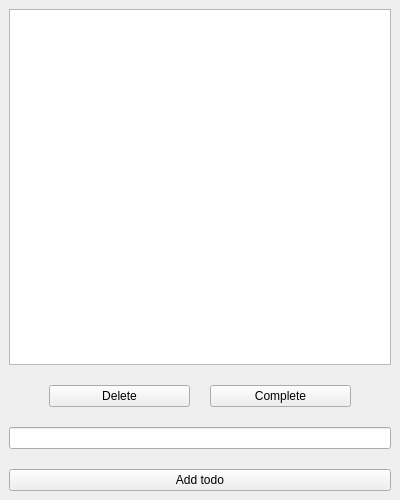
<?xml version="1.0" encoding="UTF-8"?>
<ui version="4.0">
 <class>MainWindow</class>
 <widget class="QMainWindow" name="MainWindow">
  <property name="geometry">
   <rect>
    <x>0</x>
    <y>0</y>
    <width>400</width>
    <height>500</height>
   </rect>
  </property>
  <property name="windowTitle">
   <string>Todo</string>
  </property>
  <widget class="QWidget" name="centralwidget">
   <layout class="QVBoxLayout" name="verticalLayout_3">
    <item>
     <layout class="QVBoxLayout" name="verticalLayout_2">
      <property name="spacing">
       <number>20</number>
      </property>
      <item>
       <widget class="QListView" name="todoView">
        <property name="selectionMode">
         <enum>QAbstractItemView::ExtendedSelection</enum>
        </property>
       </widget>
      </item>
      <item>
       <layout class="QHBoxLayout" name="horizontalLayout">
        <property name="leftMargin">
         <number>40</number>
        </property>
        <property name="rightMargin">
         <number>40</number>
        </property>
        <item>
         <widget class="QPushButton" name="deleteButton">
          <property name="text">
           <string>Delete</string>
          </property>
         </widget>
        </item>
        <item>
         <widget class="QPushButton" name="completeButton">
          <property name="text">
           <string>Complete</string>
          </property>
         </widget>
        </item>
       </layout>
      </item>
      <item>
       <layout class="QVBoxLayout" name="verticalLayout">
        <item>
         <widget class="QLineEdit" name="todoEdit"/>
        </item>
        <item>
         <widget class="QPushButton" name="addButton">
          <property name="text">
           <string>Add todo</string>
          </property>
         </widget>
        </item>
       </layout>
      </item>
     </layout>
    </item>
   </layout>
  </widget>
 </widget>
 <resources/>
 <connections/>
</ui>
